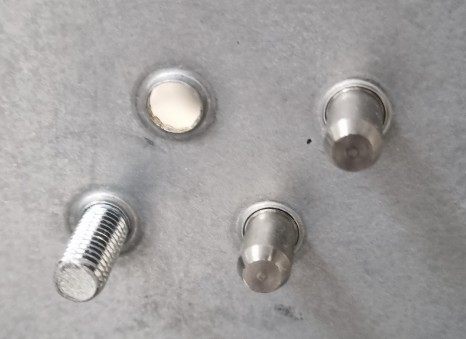
#> input picture app/src/main/assets/chassis_images/screws_test.jpg, 466 x 339 px
$ python -i scale_probe_study.py   (imports and definitions only)
#> lines starting #> are read from the running program, lines starting #| are printed output that depends on the picture; after the words box and inside, x2 and y2 are one past the last pixel; in counts of white or black regions, pixels touching at a corner belong together
#> further down, picture is the input picture: shape (339, 466, 3); mean B, G, R 158.3, 158.7, 161.2
"""Why AlignmentGate gates on shooting distance, and how that distance is measured.

The gate's cosine similarity is partly scale tolerant: the right area photographed
from 2.5x the reference distance still clears the threshold. This script measures
three candidate distance cues over the bundled chassis assets and reports which one
separates "correctly framed" from "too far / too close".

    python python/scale_probe_study.py

Needs onnxruntime, opencv-python and numpy, plus the assets that are gitignored
(app/src/main/assets/chassis_images/). Pairs missing from disk are skipped.

Findings, reproduced by --all:

  1. Median detected-blob diameter is not a distance cue here. On centre crops of one
     image, where the true scale ratio is known exactly, it wanders by 3x: the
     contours that survive filtering are surface grain, not hardware.
  2. Texture spatial frequency is not one either. It flattens at close range where
     sensor noise dominates the spectrum, and moves the wrong way on corner.jpg.
  3. Re-scoring the frame's centre crop against the reference IS one. Correctly framed
     frames lose 0.070 on average by cropping in; too-far frames gain 0.156. Mirroring
     it (frame against a cropped reference) catches too-close the same way.

The gate ships (3) as AlignmentGate.SCALE_GAIN_TOLERANCE.
"""
import argparse
import os
import sys

import numpy as np

try:
    import cv2
    import onnxruntime as ort
except ImportError as exc:  # pragma: no cover - dependency hint only
    sys.exit(f"missing dependency: {exc}. pip install onnxruntime opencv-python numpy")

ROOT = os.path.dirname(os.path.dirname(os.path.abspath(__file__)))
ASSETS = os.path.join(ROOT, "app", "src", "main", "assets")
IMG_DIR = os.path.join(ASSETS, "chassis_images")
MODEL = os.path.join(ASSETS, "models", "feature_encoder.onnx")

# Mirrors FeatureEmbedder: 224x224, shorter side resized, centre cropped, ImageNet norm.
INPUT = 224
MEAN = np.array([0.485, 0.456, 0.406], np.float32)
STD = np.array([0.229, 0.224, 0.225], np.float32)

PROBE = 0.5           # AlignmentGate.PROBE_CROP
TOLERANCE = 0.10      # AlignmentGate.SCALE_GAIN_TOLERANCE
THRESHOLD = 0.70      # AlignmentGate.MATCH_THRESHOLD — keep the two in step.
# The false-accept counts quoted in AlignmentGate's javadoc come from the sweep this script
# prints, so any change to MATCH_THRESHOLD means changing this line and restating them in
# the same commit. The sweep below covers 0.60-0.80, so the neighbouring values are visible
# without editing anything.

# area group, relative shooting distance (1.0 = the framing a close-up reference uses).
# Distances are read off the assets by eye; they are ordinal, not metrology, which is
# why the tolerance below is deliberately loose.
CATALOGUE = {
    "screws_test.jpg":   ("fasteners", 0.8),
    "stud1.jpg":         ("fasteners", 1.0),
    "stud2.jpg":         ("fasteners", 1.0),
    "stud3.jpg":         ("fasteners", 1.0),
    "stud4.jpg":         ("fasteners", 1.0),
    "screws.jpg":        ("fasteners", 1.2),
    "screws-1.jpg":      ("fasteners", 1.2),
    "reference.jpg":     ("fasteners", 1.6),
    "defected.jpg":      ("fasteners", 1.6),
    "screws2.jpg":       ("fasteners", 2.5),
    "screws_two.jpg":    ("fasteners", 2.5),
    "screws_three.jpg":  ("fasteners", 2.8),
    "screws_flash.jpg":  ("fasteners", 2.8),
    "screws_none.jpg":   ("fasteners", 4.0),
    "whole screws1.jpg": ("fasteners", 10.0),
    "whole screws2.jpg": ("fasteners", 10.0),
    "whole screws3.jpg": ("fasteners", 10.0),
    "head1.jpg":         ("heads", 1.0),
    "head2.jpg":         ("heads", 1.0),
    "head3.jpg":         ("heads", 1.0),
    "head4.jpg":         ("heads", 1.0),
    "hole1.jpg":         ("bracket", 1.0),
    "hole2.jpg":         ("bracket", 1.2),
    "corner.jpg":        ("corner", 1.0),
    "zero.jpg":          ("zero", 1.0),
    "one.jpg":           ("one", 1.0),
    "three.jpg":         ("three", 1.0),
    "whole.jpg":         ("plate", 1.0),
    "whole_light.jpg":   ("plate", 1.0),
}

# References an operator would plausibly save: sharp, well framed, various distances.
REFERENCES = ["stud1.jpg", "stud3.jpg", "screws.jpg", "screws_test.jpg", "head1.jpg",
              "hole1.jpg", "reference.jpg", "screws_two.jpg", "whole screws1.jpg"]

DISTANCE_TOLERANCE = 1.6  # within this ratio, two shots count as the same framing
ACCEPT, FAR, CLOSE, OTHER = "ACCEPT", "TOO_FAR", "TOO_CLOSE", "OTHER_AREA"


# [11 lines left out: function label, not called in this run]


# ── encoder ──────────────────────────────────────────────────────

_session = None
_embeddings = {}


# [40 lines left out: functions session, load, centre_crop, preprocess, embed, not called in this run]


# ── the two cues that did not work ───────────────────────────────

def _framed_gray(image, size):
#> called with size = 448
    h, w = image.shape[:2]
#> h = 339; w = 466
    scale = size / min(w, h)
#> scale = 1.32
    rw, rh = max(size, round(w * scale)), max(size, round(h * scale))
#> rw = 616; rh = 448
    resized = cv2.resize(image, (rw, rh), interpolation=cv2.INTER_LINEAR)
    ox, oy = (rw - size) // 2, (rh - size) // 2
#> ox = 84; oy = 0
    return cv2.cvtColor(resized[oy:oy + size, ox:ox + size], cv2.COLOR_RGB2GRAY)
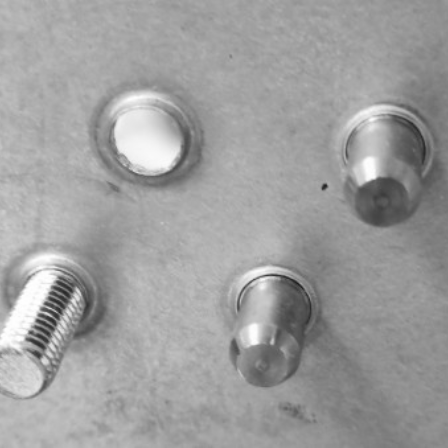
#> returned value: shape (448, 448); min 27, max 255, mean 158.5


def blob_scale(image, size=448):
    """Median blob diameter as a fraction of frame width — cue 1."""
    gray = cv2.createCLAHE(2.0, (8, 8)).apply(_framed_gray(image, size))
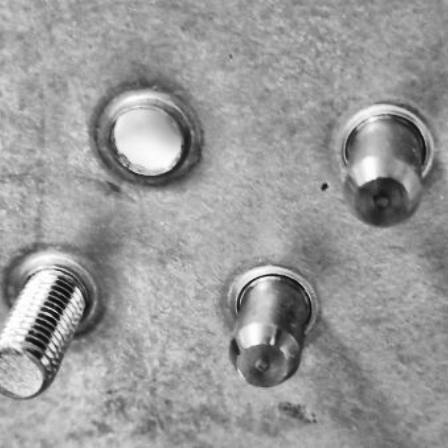
#> gray: shape (448, 448); min 12, max 255, mean 153.7
    gray = cv2.bilateralFilter(gray, 7, 60, 20)
    otsu, _ = cv2.threshold(gray, 0, 255, cv2.THRESH_BINARY + cv2.THRESH_OTSU)
#> otsu = 135
    edges = cv2.dilate(cv2.Canny(gray, otsu * 0.5, otsu), np.ones((3, 3), np.uint8))
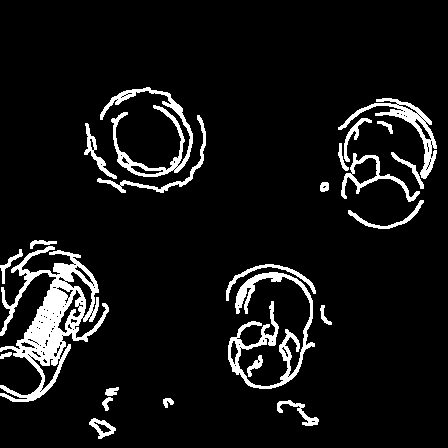
#> edges: shape (448, 448); 7.9% white; 24 white regions, largest, box (x1, y1, x2, y2) and area: (0, 246, 109, 402) 5632, (228, 272, 315, 389) 2495, (100, 87, 193, 177) 1778
    edges = cv2.morphologyEx(edges, cv2.MORPH_CLOSE,
                             cv2.getStructuringElement(cv2.MORPH_ELLIPSE, (5, 5)))
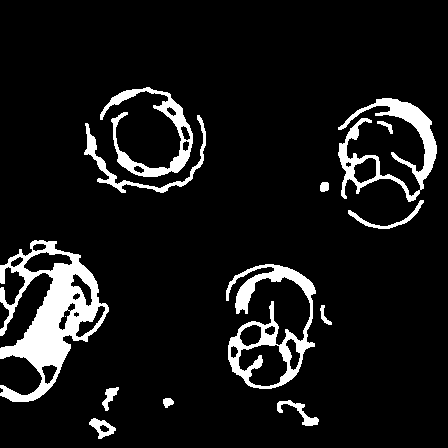
#> edges: shape (448, 448); 9% white; 14 white regions (1 under 20 px)
    contours, _ = cv2.findContours(edges, cv2.RETR_EXTERNAL, cv2.CHAIN_APPROX_SIMPLE)
#> contours = 13 contours; largest, box (x1, y1, x2, y2) and area: (0, 240, 109, 402) 8162, (226, 264, 316, 389) 5176, (338, 98, 437, 202) 3096, (100, 87, 193, 177) 1998, (84, 115, 206, 193) 876
    diameters = []
    for contour in contours:
        area = cv2.contourArea(contour)
        if area < 12:
            continue
        x, y, w, h = cv2.boundingRect(contour)
        if not w or not h or not 0.4 < w / h < 2.5 or max(w, h) > 0.5 * size:
            continue
        perimeter = cv2.arcLength(contour, True)
        if perimeter <= 0 or 4 * np.pi * area / perimeter ** 2 < 0.45:
            continue
        diameters.append(2 * np.sqrt(area / np.pi))
#> this loop made 13 passes
#> (area, x, y, w, h, perimeter) on passes 1, 2, 3, 4, 5, 6, 7, 9, 10, 11, 12, 13: (271, 89, 418, 27, 21, 78.43), (256, 277, 400, 42, 26, 143.4), (63.5, 163, 398, 11, 10, 32.73), (146, 102, 387, 17, 24, 72.28), (65, 320, 305, 12, 20, 53.8), (5176, 226, 264, 90, 125, 839.2), (8161.5, 0, 240, 109, 162, 923.7), (64, 320, 182, 9, 10, 30.49), (55.5, 377, 121, 16, 13, 47.56), (876, 84, 115, 122, 78, 530.3), (3096, 338, 98, 99, 104, 909.9), (1998.5, 100, 87, 93, 90, 623.9)
#> (area, x, y, w, h) on pass 8: (266.5, 348, 200, 76, 29)
#> after the loop, diameters = [18.58, 8.99, 9.03]
    return float(np.median(diameters)) / size if diameters else float("nan")


# [116 lines left out: functions spectral_scale, report_failed_cues, measure, gate, report_probe, tally and 1 more, not called in this run]


# [2 lines not run here, left out]

>>> import cv2
>>> picture = cv2.imread('../app/src/main/assets/chassis_images/screws_test.jpg')
>>> result = blob_scale(picture)
#> result = 0.0201

$ run again, on app/src/main/assets/chassis_images/c_perfect.jpg
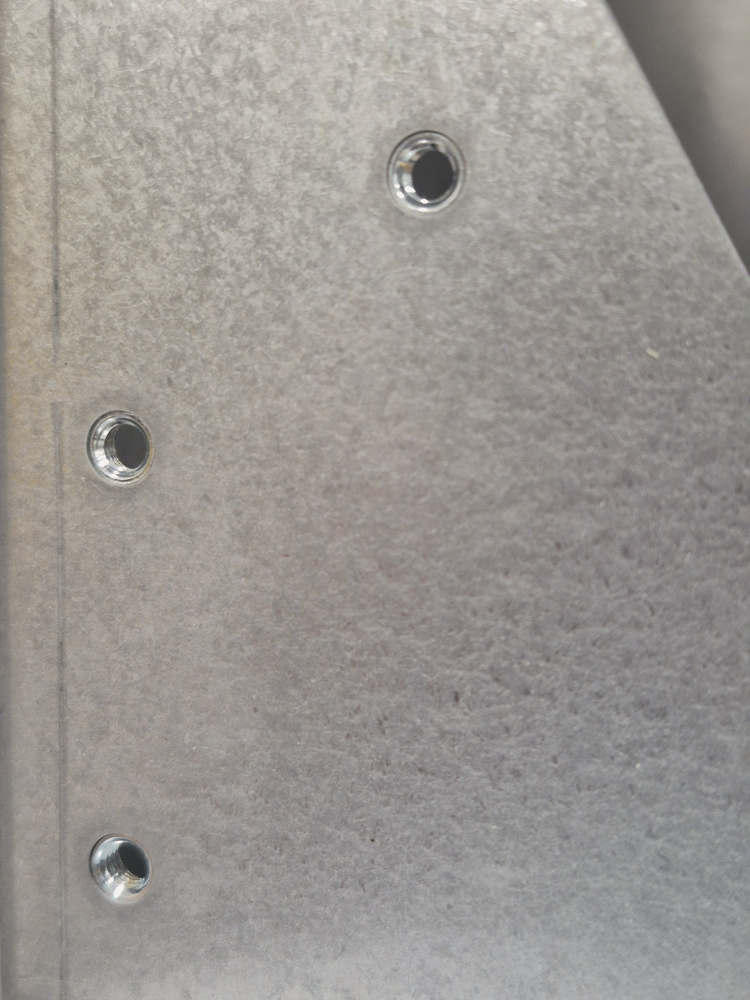
#> input picture app/src/main/assets/chassis_images/c_perfect.jpg, 3000 x 4000 px (shown at 1/4 size)
#> picture is the input picture: shape (4000, 3000, 3); mean B, G, R 147, 151.5, 155.7
#> in blob_scale, `gray = cv2.createCLAHE(2.0, (8, 8)).apply(_framed_gray(image, size))`:
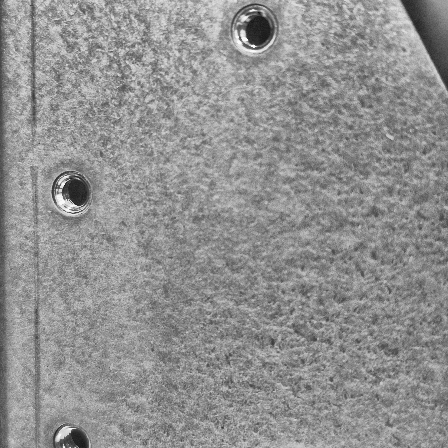
#> gray: shape (448, 448); min 18, max 250, mean 144.8
#> otsu = 142
#> in blob_scale, `edges = cv2.morphologyEx(edges, cv2.MORPH_CLOSE, cv2.getStructuringEle..`:
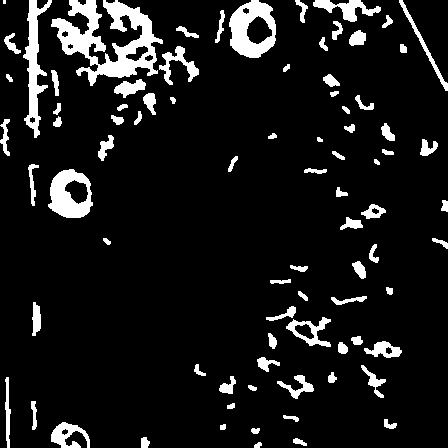
#> edges: shape (448, 448); 9.4% white; 83 white regions (1 under 20 px)
#> contours = 83 contours, 3 with area under 20; largest, box (x1, y1, x2, y2) and area: (51, 0, 163, 86) 3954, (229, 0, 276, 58) 2044, (48, 169, 93, 218) 1633, (23, 0, 52, 138) 1310, (286, 317, 331, 347) 598
#> the loop in blob_scale, `for contour in contours:` made 83 passes
#> (area, x, y, w, h, perimeter) on passes 1 to 8: (24.5, 254, 442, 8, 6, 21.07), (47, 293, 438, 14, 8, 35.31), (63.5, 141, 437, 9, 11, 33.07), (32.5, 251, 428, 9, 6, 23.9), (22, 220, 424, 6, 6, 18.83), (475, 51, 422, 39, 26, 172.7), (56, 384, 419, 13, 10, 41.31), (40.5, 283, 415, 16, 7, 37.9)
#> after the loop in blob_scale, `for contour in contours:`: diameters = 43 values, max 51.02 at index 42, min 4.44 at index 22, mean 9.84
#> result = 0.0165

$ run again, on app/src/main/assets/chassis_images/two.jpg
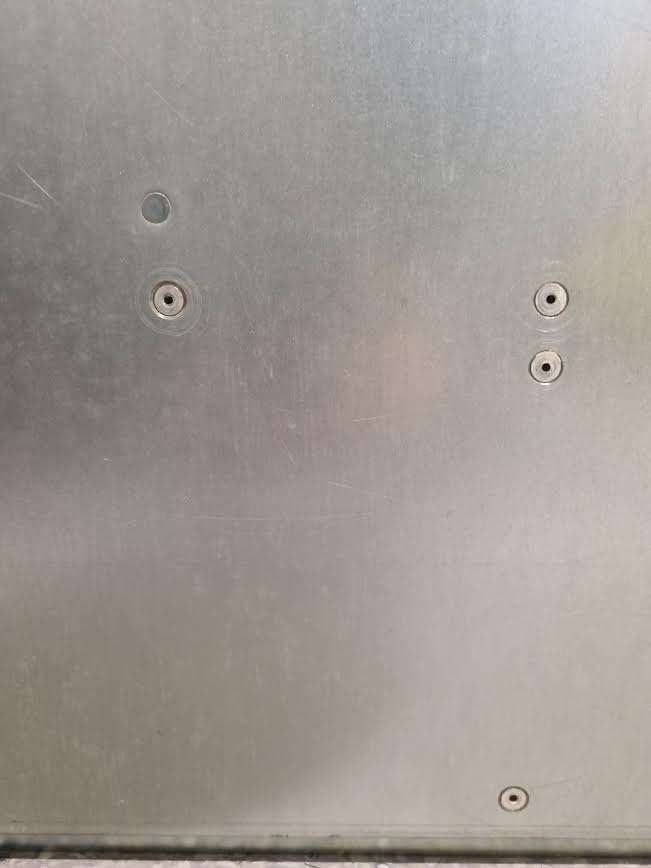
#> input picture app/src/main/assets/chassis_images/two.jpg, 651 x 868 px
#> picture is the input picture: shape (868, 651, 3); mean B, G, R 146.4, 152.3, 158.6
#> in _framed_gray, `return cv2.cvtColor(resized[oy:oy + size, ox:ox + size], cv2.COLOR_RGB..`:
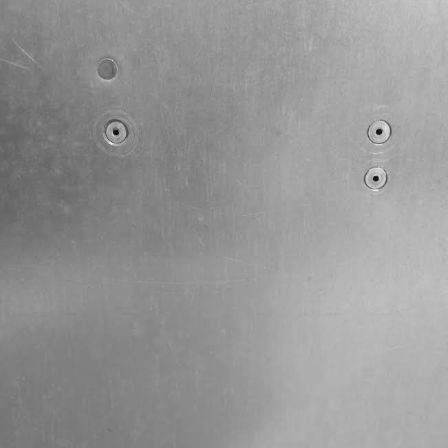
#> returned value: shape (448, 448); min 11, max 244, mean 150.1
#> otsu = 149
#> in blob_scale, `edges = cv2.morphologyEx(edges, cv2.MORPH_CLOSE, cv2.getStructuringEle..`:
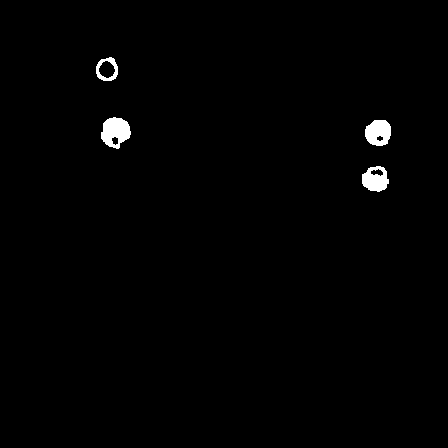
#> edges: shape (448, 448); 0.95% white; 4 white regions
#> contours = 4 contours; box (x1, y1, x2, y2) and area: (101, 117, 131, 149) 644, (365, 120, 391, 146) 514, (362, 166, 389, 192) 497, (96, 57, 118, 81) 392
#> the loop in blob_scale, `for contour in contours:` made 4 passes
#> (area, x, y, w, h, perimeter) on passes 1 to 4: (497, 362, 166, 27, 26, 89.11), (514, 365, 120, 26, 26, 85.94), (643.5, 101, 117, 30, 32, 101.8), (391.5, 96, 57, 22, 24, 75.7)
#> after the loop in blob_scale, `for contour in contours:`: diameters = [25.16, 25.58, 28.62, 22.33]
#> result = 0.0566
